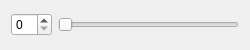
<?xml version="1.0" encoding="UTF-8"?>
<ui version="4.0">
 <class>CustomSlider</class>
 <widget class="QWidget" name="CustomSlider">
  <property name="geometry">
   <rect>
    <x>0</x>
    <y>0</y>
    <width>250</width>
    <height>50</height>
   </rect>
  </property>
  <property name="windowTitle">
   <string>Form</string>
  </property>
  <layout class="QHBoxLayout" name="horizontalLayout">
   <item>
    <widget class="QSpinBox" name="spinBox"/>
   </item>
   <item>
    <widget class="QSlider" name="horizontalSlider">
     <property name="orientation">
      <enum>Qt::Orientation::Horizontal</enum>
     </property>
    </widget>
   </item>
  </layout>
 </widget>
 <resources/>
 <connections/>
</ui>
